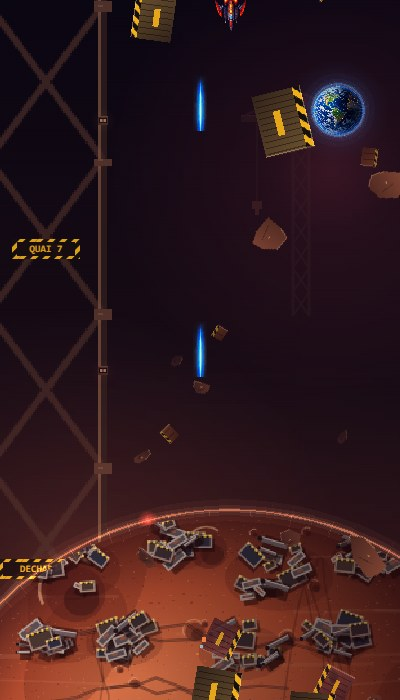
#> input picture tools/fonds-monde2/w2-l1_fond0.jpg, 400 x 700 px
$ python -i import_decors_carte.py   (imports and definitions only)
#> lines starting #> are read from the running program, lines starting #| are printed output that depends on the picture
#!/usr/bin/env python3
"""Importe les décors de la carte du monde livrés en PNG à fond transparent : planètes des mondes 2 et 3, nuages de la Terre, satellite en orbite
-> assets/sprites/planet_w2.webp, planet_w3.webp, clouds_earth.webp, orbit_w1.webp, puis relance gen_manifest.py.

  python3 tools/import_decors_carte.py --w2 planete_rouge.png --w3 planete_violette.png --nuages nuages.png --orbite satellite.png     (Pillow + numpy + scipy ; chaque option est facultative)
Nettoyage fait ici : halo et poussières hors des planètes retirés (disque net), franges claires du détourage corrigées (couleur des bords reprise de l'intérieur),
nuages rendus bouclables (fondu enchaîné entre les deux bords : le jeu les fait défiler sans couture)."""
import argparse, os, subprocess, sys
import numpy as np
from PIL import Image
from scipy import ndimage as ndi

# [1 line not run here, left out]
OUT = 'assets/sprites/'


def defringe(a, solid=215):
    """a : float32 HxWx4 (0..255). Les pixels semi-transparents prennent la couleur du pixel solide le plus proche (supprime les franges blanches / cyan du détourage)."""
    solid_m = a[..., 3] >= solid
    idx = ndi.distance_transform_edt(~solid_m, return_distances=False, return_indices=True)
    out = a.copy(); out[..., :3] = a[idx[0], idx[1], :3]
    out[..., :3] = np.where(solid_m[..., None], a[..., :3], out[..., :3])
    return out


def to_img(a): return Image.fromarray(np.clip(a, 0, 255).astype(np.uint8), 'RGBA')


def load(path): return np.array(Image.open(path).convert('RGBA')).astype(np.float32)
#> called with path = 'fonds-monde2/w2-l1_fond0.jpg'
#> in defringe, `solid_m = a[..., 3] >= solid`: solid_m: shape (700, 400) bool; every value is 1


def square_crop(a, pad=0.02):
#> called with pad = 0.04
    ys, xs = np.where(a[..., 3] > 30); y0, y1, x0, x1 = ys.min(), ys.max() + 1, xs.min(), xs.max() + 1
#> after `y0, y1, x0, x1 = (ys.min(), ys.max() + 1, xs.min(), xs.max() + 1)`: y0 = 0; y1 = 700; x0 = 0; x1 = 400
    s = max(y1 - y0, x1 - x0); m = int(s * pad); S = s + 2*m
#> after `s = max(y1 - y0, x1 - x0)`: s = 700
#> after `m = int(s * pad)`: m = 28
#> after `S = s + 2 * m`: S = 756
    out = np.zeros((S, S, 4), np.float32); cy, cx = (y0 + y1)//2, (x0 + x1)//2
#> after `cy, cx = ((y0 + y1) // 2, (x0 + x1) // 2)`: cy = 350; cx = 200
    oy, ox = cy - S//2, cx - S//2
#> oy = -28; ox = -178
    for yy in range(S):                                   # collage centré (hors image = transparent)
        sy = oy + yy
        if 0 <= sy < a.shape[0]:
            x_lo, x_hi = max(0, ox), min(a.shape[1], ox + S)
            if x_hi > x_lo: out[yy, x_lo - ox:x_hi - ox] = a[sy, x_lo:x_hi]
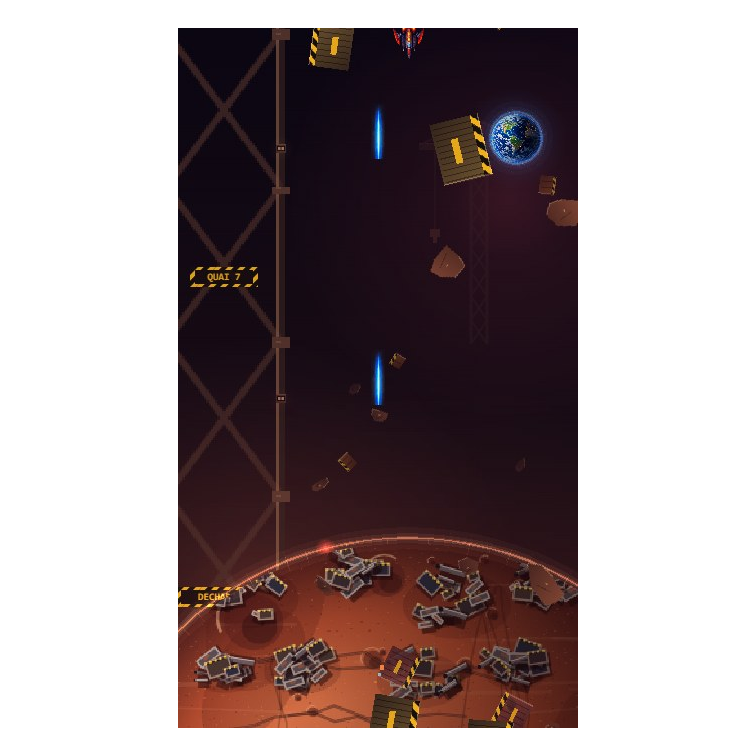
#> out: shape (756, 756, 4) float32; mean R, G, B, A 26.2, 13.4, 14.8, 125.3; transparent parts drawn white
    return out


def planet(path, name):
    a = load(path)
    m = ndi.binary_fill_holes(a[..., 3] > 110)
    lab, n = ndi.label(m); m = lab == (1 + int(np.argmax(ndi.sum(m, lab, range(1, n + 1)))))        # le disque, sans poussières
    m = ndi.binary_erosion(m, iterations=3)                                                        # retire le halo de bord
    a = defringe(a, 200); a[..., 3] = ndi.gaussian_filter(m.astype(np.float32), 0.8) * 255
    im = to_img(square_crop(a, 0.01)).resize((512, 512), Image.LANCZOS)
    im.save(OUT + name + '.webp', quality=95, method=6); print(name, im.size)


def orbit(path):
    a = defringe(load(path), 200)
    im = to_img(square_crop(a, 0.04)).resize((256, 256), Image.LANCZOS)
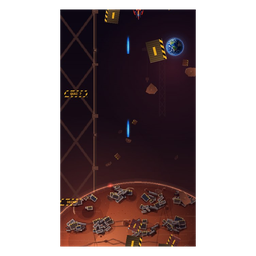
#> im: PIL image 256x256 RGBA; mean R, G, B, A 27.1, 13.9, 15.1, 124.9; transparent parts drawn white
    im.save(OUT + 'orbit_w1.webp', quality=95, method=6); print('orbit_w1', im.size)
#| orbit_w1 (256, 256)


def clouds(path):
    a = load(path); ys = np.where((a[..., 3] > 30).any(1))[0]
    a = defringe(a[ys.min():ys.max() + 1], 200); H, W = a.shape[:2]
    pm = a.copy(); pm[..., :3] *= (pm[..., 3:] / 255)                                              # alpha prémultiplié : on mélange sans halo
    shifted = np.roll(pm, W//2, axis=1)
    x = np.arange(W, dtype=np.float32); w = np.clip(1 - np.abs(x - W/2) / (W*0.3), 0, 1); w = w*w*(3 - 2*w)      # 1 au centre, 0 sur les bords : les bords viennent de l'image décalée
    mix = pm*w[None, :, None] + shifted*(1 - w)[None, :, None]
    al = mix[..., 3:]; rgb = np.where(al > 1, mix[..., :3] / np.maximum(al, 1) * 255, 0)
    res = to_img(np.concatenate([rgb, al], 2))
    h = int(round(1024*H/W)); res = res.resize((1024, h), Image.LANCZOS)
    tile = Image.new('RGBA', (1024, 256)); tile.paste(res, (0, (256 - h)//2))
    tile.save(OUT + 'clouds_earth.webp', quality=95, method=6); print('clouds_earth', tile.size)


ap = argparse.ArgumentParser()
# [8 lines not run here, left out]

>>> result = orbit('fonds-monde2/w2-l1_fond0.jpg')

$ run again, on tools/fonds-monde2/w2-l2_fond0.jpg
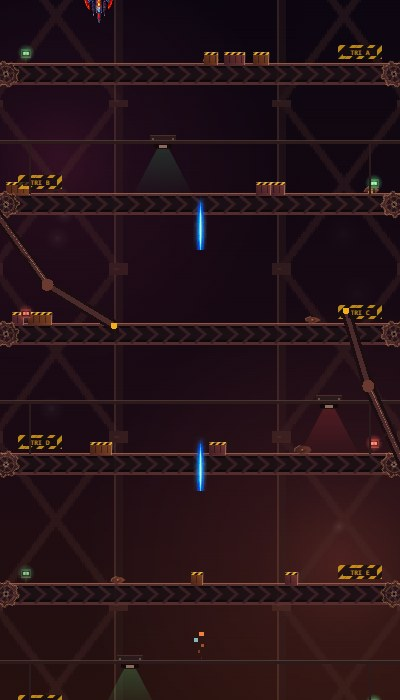
#> input picture tools/fonds-monde2/w2-l2_fond0.jpg, 400 x 700 px
#> solid_m: shape (700, 400) bool; every value is 1
#> y0 = 0; y1 = 700; x0 = 0; x1 = 400
#> s = 700
#> m = 28
#> S = 756
#> cy = 350; cx = 200
#> oy = -28; ox = -178
#> after the loop in square_crop, `for yy in range(S):`:
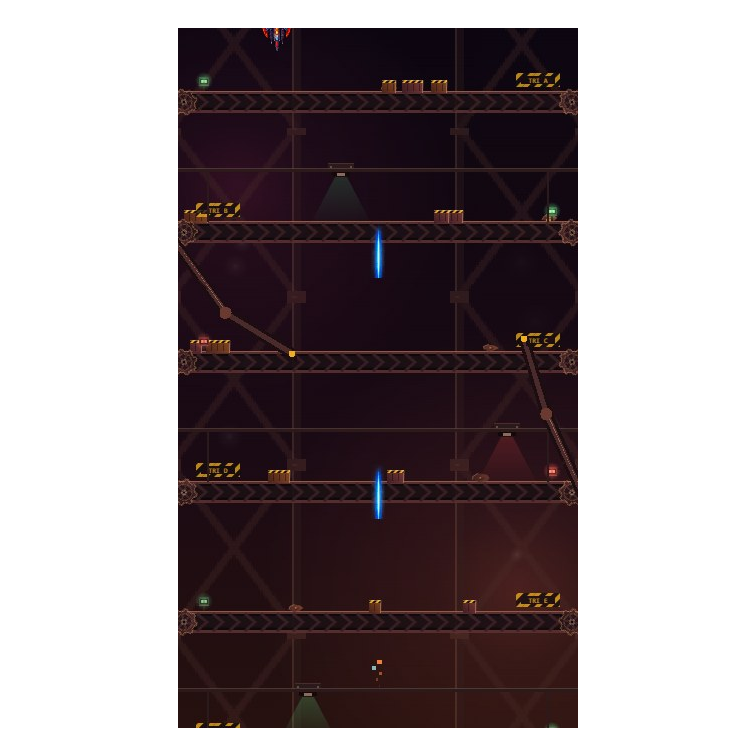
#> out: shape (756, 756, 4) float32; mean R, G, B, A 19, 9.3, 11.9, 125.3; transparent parts drawn white
#| orbit_w1 (256, 256)

$ run again, on tools/fonds-monde2/w2-l3_fond0.jpg
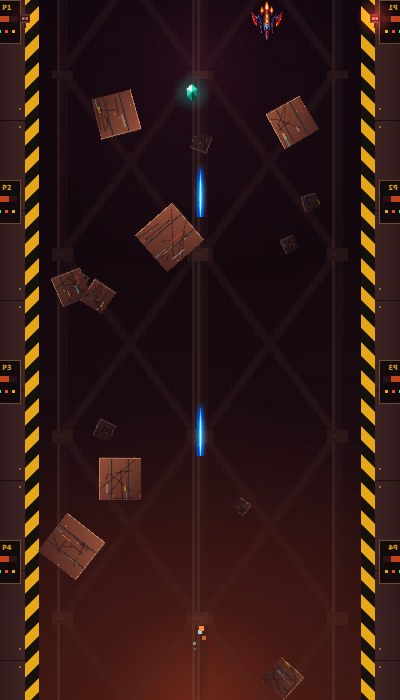
#> input picture tools/fonds-monde2/w2-l3_fond0.jpg, 400 x 700 px
#> solid_m: shape (700, 400) bool; every value is 1
#> y0 = 0; y1 = 700; x0 = 0; x1 = 400
#> s = 700
#> m = 28
#> S = 756
#> cy = 350; cx = 200
#> oy = -28; ox = -178
#> after the loop in square_crop, `for yy in range(S):`:
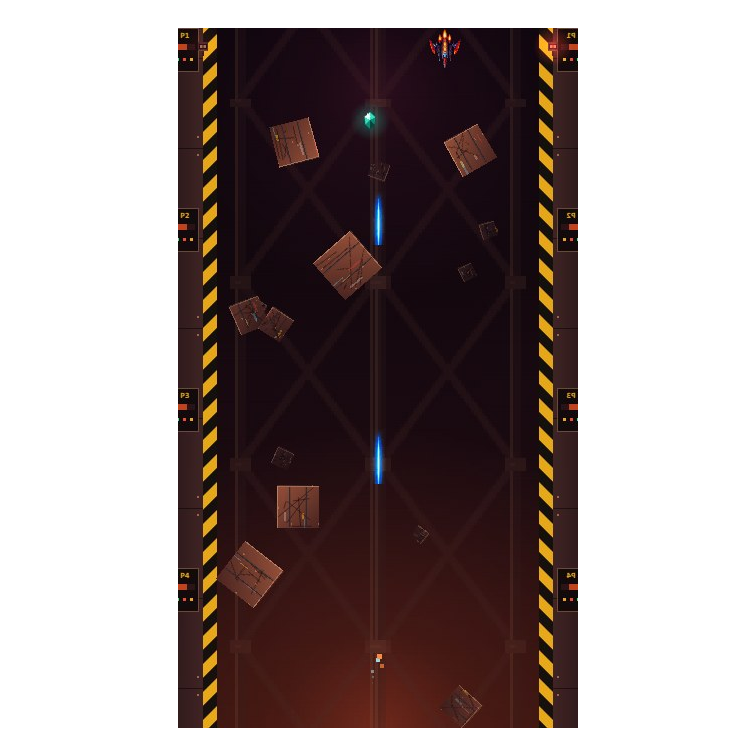
#> out: shape (756, 756, 4) float32; mean R, G, B, A 24.1, 12.1, 11, 125.3; transparent parts drawn white
#> in orbit, `im = to_img(square_crop(a, 0.04)).resize((256, 256), Image.LANCZOS)`:
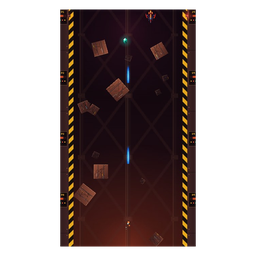
#> im: PIL image 256x256 RGBA; mean R, G, B, A 25.1, 12.4, 11.1, 124.9; transparent parts drawn white
#| orbit_w1 (256, 256)
